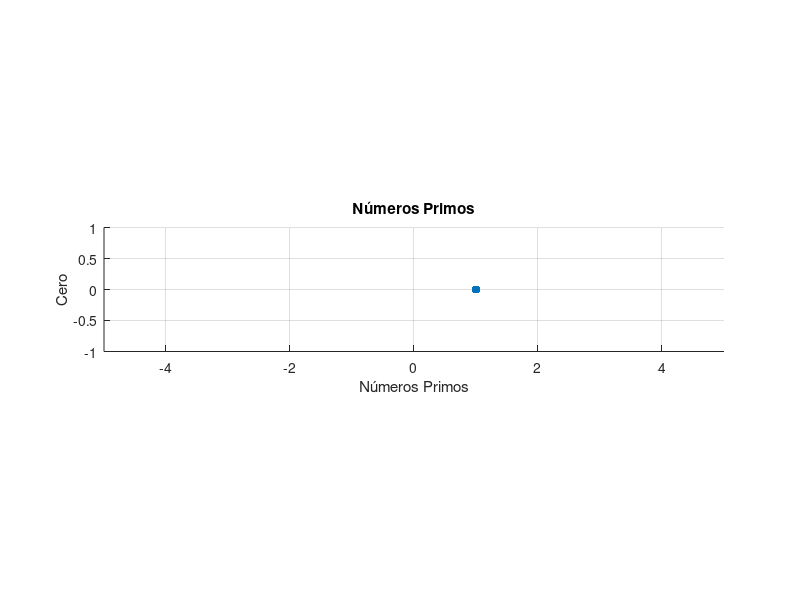
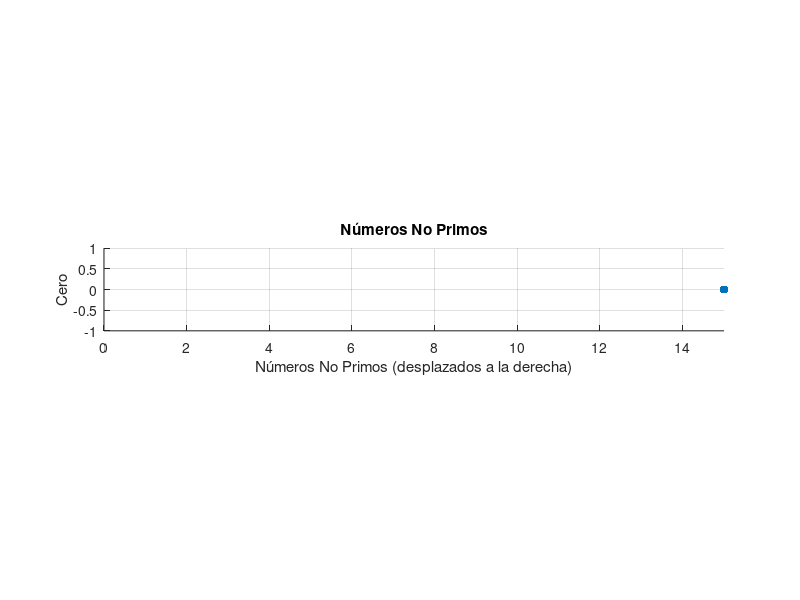

Source code (MATLAB) for these figures, in order:
% Solicitar al usuario el intervalo
minValue = input('Ingrese el valor mínimo del intervalo: ');
maxValue = input('Ingrese el valor máximo del intervalo: ');

% Clase 1: Números Primos
numerosPrimos = find(isprime(minValue:maxValue)); % Encuentra números primos

% Graficar números primos
figure;
scatter(numerosPrimos, zeros(size(numerosPrimos)), 'filled');
title('Números Primos');
xlabel('Números Primos');
ylabel('Cero');
xlim([-maxValue maxValue]);
ylim([-1 1]);
grid on;
axis equal;

% Clase 2: Números No Primos
todosLosNumeros = minValue:maxValue;
noPrimos = setdiff(todosLosNumeros, numerosPrimos); % Encuentra números no primos

% Graficar números no primos
figure;
scatter(noPrimos + 10, zeros(size(noPrimos)), 'filled'); % Desplazados a la derecha
title('Números No Primos');
xlabel('Números No Primos (desplazados a la derecha)');
ylabel('Cero');
xlim([0 maxValue + 10]);
ylim([-1 1]);
grid on;
axis equal;

% Pedir al profesor un vector
vector = input('Ingrese un numero: ');

% Clasificar el vector
perteneceClase1 = ismember(vector, numerosPrimos);
perteneceClase2 = ismember(vector, noPrimos);

for i = 1:length(vector)
    if vector(i) < minValue || vector(i) > maxValue
        fprintf('El número %d no pertenece a ninguna clase.\n', vector(i));
    elseif perteneceClase1(i)
        fprintf('El número %d pertenece a la Clase 1 (Números Primos).\n', vector(i));
    elseif perteneceClase2(i)
        fprintf('El número %d pertenece a la Clase 2 (Números No Primos).\n', vector(i));
    else
        fprintf('El número %d no pertenece a ninguna clase.\n', vector(i));
    end
end
